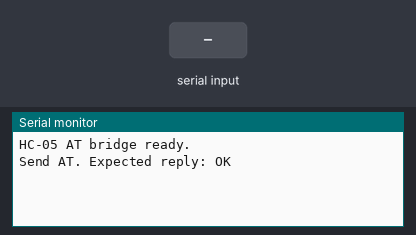
Bench run of a sketch on a simulated Arduino Uno, built with avr-gcc and run on an emulated ATmega328P. On the bench: the last lines printed to the serial monitor. The test bench sets the inputs (shaded band).

Above: at 1.2 s.
1.3 s: "1" received over the second serial link
At 2.5 s:
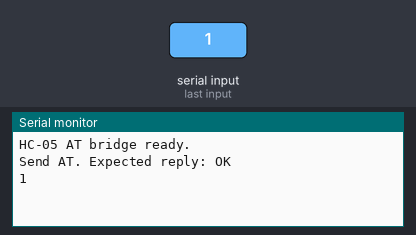
2.8 s: "0" received over the second serial link
At 3.9 s:
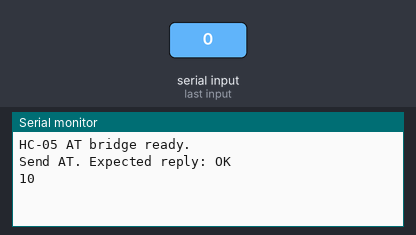

Measured:
- after the input at 1.3 s, the serial monitor: prints a new line at once (image 1)
- after the input at 2.8 s, the serial monitor: prints a new line at once (image 2)

The sketch:

hc05_config.ino
```cpp
// USB-to-HC-05 AT-command bridge for configuring the Bluetooth module.
//
// Wiring is identical to the LED controller:
//   Arduino D2  <- HC-05 TXD
//   Arduino D3  -> 1k resistor -> HC-05 RXD, with 2k from RXD to GND
//   Arduino GND <-> HC-05 GND
//   Arduino 5V  -> HC-05 VCC (only for a breakout board with a regulator)
//
// Before reset/power-on, hold the HC-05 button or connect KEY/EN to 3.3V.
// A slow blink (roughly once every two seconds) indicates full AT mode.
// Open the Arduino Serial Monitor at 9600 baud, with "Both NL & CR" enabled.

#include <SoftwareSerial.h>

const byte HC05_RX_PIN = 2;
const byte HC05_TX_PIN = 3;
const long USB_SERIAL_BAUDRATE = 9600;
const long HC05_AT_BAUDRATE = 38400;

SoftwareSerial hc05Serial(HC05_RX_PIN, HC05_TX_PIN);

void setup() {
  Serial.begin(USB_SERIAL_BAUDRATE);
  hc05Serial.begin(HC05_AT_BAUDRATE);

  Serial.println("HC-05 AT bridge ready.");
  Serial.println("Send AT. Expected reply: OK");
}

void loop() {
  while (Serial.available() > 0) {
    hc05Serial.write(static_cast<byte>(Serial.read()));
  }

  while (hc05Serial.available() > 0) {
    Serial.write(static_cast<byte>(hc05Serial.read()));
  }
}
```
